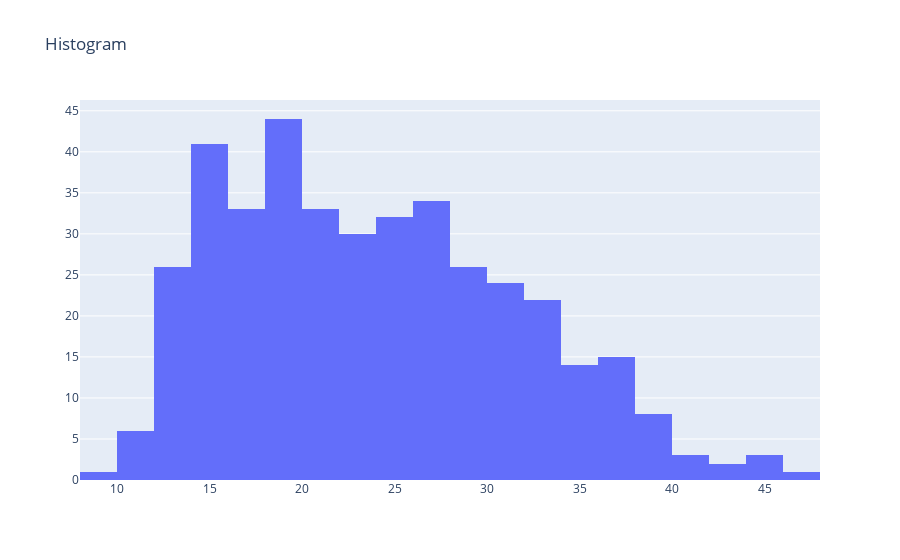

Notebook cell for this chart:
### Code cell
data = [go.Histogram(x=df['mpg'], xbins=dict(start=0, end=50, size=2))]
layout = go.Layout(title='Histogram')
fig = go.Figure(data=data, layout=layout)
fig.show()

### Figure 1 — Plotly figure (JSON) as saved in the notebook; plotly's stock layout.template omitted (floating-point values rounded to 4 significant figures; data arrays with more than 128 entries replaced by an {"elided": "..."} marker saying what was removed)
{"data": [{"type": "histogram", "x": {"elided": "398 float values"}, "xbins": {"end": 50, "size": 2, "start": 0}}], "layout": {"title": {"text": "Histogram"}}}
